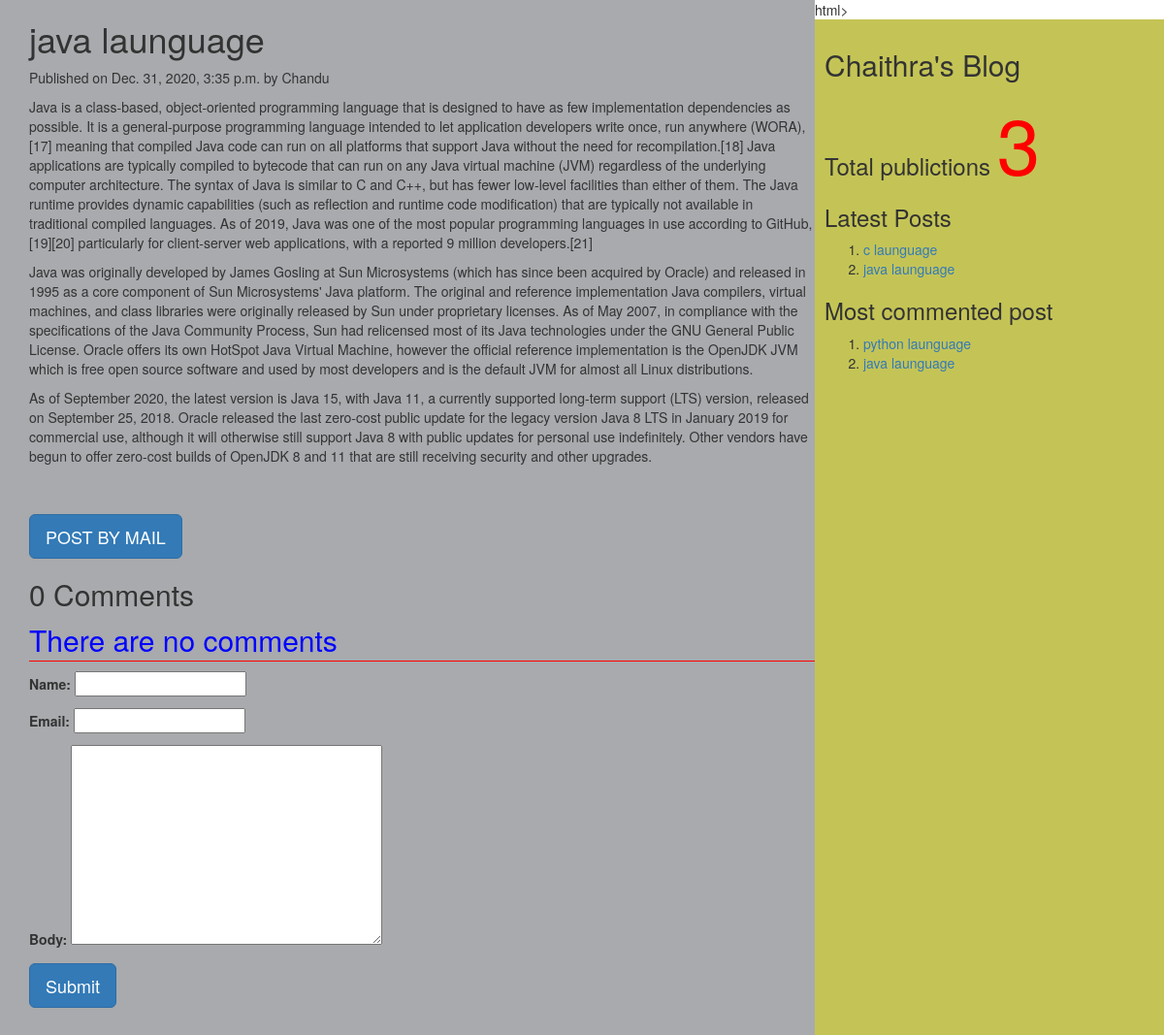
Page /2020/12/31/java-launguage on the committed database.
### myApp/models.py (models this page shows, shortened)
class Post(models.Model):
    tags=TaggableManager()
    STATUS_CHOICE=(('draft','Draft'),('published','Published'))
    title=models.CharField(max_length=200)
    slug=models.SlugField(max_length=269,unique_for_date='publish')
    author=models.ForeignKey(User,related_name='blog_posts',on_delete=models.CASCADE)
    body=models.TextField()
    publish=models.DateTimeField(default=timezone.now)
    create=models.DateTimeField(auto_now_add=True)
    update=models.DateTimeField(auto_now=True)
    status=models.CharField(max_length=20,choices=STATUS_CHOICE,default='draft')
    objects=CustomManager()
    class Meta:
        ordering=('-publish',)
    def get_absolute_url(self):
        return reverse('post_detail',args=[self.publish.year,self.publish.strftime('%m'),self.publish.strftime('%d'),self.slug])

### myApp/views.py (the view, shortened to what this page needs)
# urls.py: url(r'(?P<year>\d{4})/(?P<month>\d{2})/(?P<day>\d{2})/(?P<post>[-\w]+)',views.post_detail_view,name='post_detail'),
def post_detail_view(request,year,month,day,post):
    post=get_object_or_404(Post,slug=post,publish__year=year,publish__month=month,publish__day=day)
    comments=post.comments.filter(active=True)
    csubmit=False
    form=CommentForm()
    d={'post':post,'form':form,'csubmit':csubmit,'comments':comments}
    return render(request,'myApp/post_detail.html',d)

### myApp/forms.py
class CommentForm(forms.ModelForm):
    class Meta:
        model=Comment
        fields=('name','email','body')

### myApp/models.py (called while the page is built)
    def get_queryset(self):
        return super().get_queryset().filter(status='published')

### myApp/templatetags/mytags.py (called while the page is built)
@register.simple_tag
def total_posts():
    return Post.objects.count()

@register.inclusion_tag('myApp/latest_post.html')
def show_latest_posts(count=3):
    latest_posts=Post.objects.order_by('-publish')[:count]
    return {'latest_posts':latest_posts}

@register.simple_tag
def get_most_commented_posts(count=2):
    return Post.objects.annotate(total_comments=Count('comments')).order_by('-total_comments')[:count]

### templates/myApp/post_detail.html (shortened to what this page needs)
<html>
    {%extends 'myApp/parent.html'%}
        {%block content_block%}
        <h1>{{post.title}}</h1>
        <p>Published on {{post.publish}} by {{post.author|title}}</p>
        {{post.body|linebreaks}} <br><br>
        <a href="/{{post.id}}/share" class='btn btn-lg btn-primary'>POST BY MAIL</a>
        {%with comments.count as comments_count%}
        <h2>{{comments_count}} Comment{{comments_count|pluralize}}</h2>
        {%endwith%}
        {%if comments%}
         {%for c in comments%}
         <p>Comment {{forloop.counter}} by {{c.name}}</p>
        <div>{{c.body|linebreaks}}</div>
        <hr>
        {%endfor%}
        {%else%}
         <p style="color:blue;font-size:30px;font-style:bold;border-bottom:1px red solid;">There are no comments</p>
        {%endif%}
         {%if csubmit%}
         <h2>Thank you..Your comment has been added successfully!!</h2>
         {%else%}
         <form  method="post">
           {{form.as_p}}
           <input type="submit" class='btn btn-lg btn-primary' value="Submit">
         </form>
         {%endif%}
        {%endblock%}

### templates/myApp/parent.html (shortened to what this page needs)
{%load mytags%}
    <head>
        <link rel="stylesheet" href="https://maxcdn.bootstrapcdn.com/bootstrap/3.3.7/css/bootstrap.min.css">
    </head>
    <body>
        <div class="content" style="width:70%;float:left;background-color:a8aaad;height:300%;padding:0 0 0 30px">
              {%block content_block%}
              {%endblock%}
        </div>
        <div class="sidebar" style="width:30%;float:right;background-color:#c4c456;height:300%;padding:10px">
            <h2>Chaithra's Blog</h2>
            <h3>Total publictions
              <span style="color:red;font-size:80px">
              {%total_posts%}</span>
              <h3>Latest Posts</h3>
              {% show_latest_posts 2 %}
              <h3>Most commented post</h3>
              {%get_most_commented_posts as m%}
              <ol>
                {%for post in m%}
                <li><a href="{{post.get_absolute_url}}">{{post.title}}</a></li>
                {%endfor%}
              </ol>
            </h3>
        </div>
    </body>
</html>

### templates/myApp/latest_post.html
<!DOCTYPE html>
<html lang="en" dir="ltr">
  <body>
    <ol>
    {%for post in latest_posts%}
    <li><a href="{{post.get_absolute_url}}">{{post.title}}</a></li>
    {%endfor%}
    </ol>
  </body>
</html>

### rows in the picture
Post: title "java launguage", publish "Dec. 31, 2020, 3:35 p.m.", author "Chandu", body "Java is a class-based, object-oriented programming language that is designed to have as few implementation dependencies as possible. It is a general-purpose programming language intended to let application developers write once, run anywhere (WORA),[17] meaning that compiled Java code can run on all platforms that support Java without the need for recompilation.[18] Java applications are typically compiled to bytecode that can run on any Java virtual machine (JVM) regardless of the underlying computer architecture. The syntax of Java is similar to C and C++, but has fewer low-level facilities than either of them. The Java runtime provides dynamic capabilities (such as reflection and runtime…"
Post: title "c launguage"
Post: title "python launguage"

### other values in the picture
{{ comments_count }} "0"
